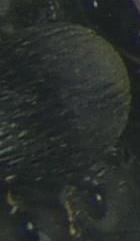
#> input picture Bad/14_140.jpg, 140 x 241 px, given as the content of the folder test, which was not available
$ python pick_white_background.py
#> lines starting #> are read from the running program, lines starting #| are printed output that depends on the picture; pictures that were not available may be replaced by others from this repository, and a replacement may not be noted
#> further down, mean_img is the input picture: shape (241, 140, 3); mean B, G, R 43.5, 46.4, 41.8
import os
import numpy as np
import cv2
import shutil

def add_black_rectangle(image):
    height, width, _ = image.shape
#> height = 241; width = 140
    # top_left = (int(width * 0.1), int(height * 0.1))
    # bottom_right = (int(width * 0.9), int(height * 0.9))
    top_left = (int(width * 0.05), int(height * 0.05))
#> top_left = (7, 12)
    bottom_right = (int(width * 0.95), int(height * 0.95))
#> bottom_right = (133, 228)
    color = (0, 0, 0)  # Black color in BGR

    # Add the black rectangle to the image
    modified_image = image.copy()
    cv2.rectangle(modified_image, top_left, bottom_right, color, -1)
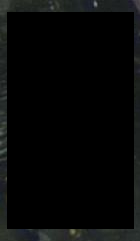
#> modified_image: shape (241, 140, 3); mean B, G, R 7.6, 7.9, 7.1

    return modified_image


def move_files(source_folder, destination_folder1, destination_folder2):
    for filename in os.listdir(source_folder):
        if filename.endswith('.jpg'):  # 这里可以根据文件类型进行筛选
            source_path = os.path.join(source_folder, filename)

            if should_move_to_folder1(filename):  # 根据条件判断是否移动到文件夹1
                destination_path = os.path.join(destination_folder1, filename)
            else:
                destination_path = os.path.join(destination_folder2, filename)

            shutil.move(source_path, destination_path)


def should_move_to_folder1(filename):
    # 根据您的条件判断是否将文件移动到文件夹1
    # 例如，可以基于文件名、文件大小、文件属性等进行判断
    return True  # 根据条件返回 True 或 False


def calculate_rgb_mean(image_folder):
    rgb_means, image_paths, names = [], [], []

    for filename in os.listdir(image_folder):
        if filename.endswith('.jpg'):
            image_paths.append(os.path.join(image_folder, filename))

    num_img = len(image_paths)
    for index in range(num_img):
        image = cv2.imread(image_paths[index])
        image = add_black_rectangle(image)
        image = cv2.cvtColor(image, cv2.COLOR_BGR2RGB)
        mean = np.mean(image, axis=(0, 1))
        mean = int(mean.mean()) * 20
        rgb_means.append(mean)
        # print(mean)

    return rgb_means

def create_directory_if_not_exists(directory_path):
    if not os.path.exists(directory_path):
        os.makedirs(directory_path)

if __name__ == '__main__':
    bad_folder = 'Bad'
    good_folder = 'Good'

    create_directory_if_not_exists(bad_folder)
    create_directory_if_not_exists(good_folder)

    image_folder = 'test'

    for filename in os.listdir(image_folder):
        if filename.endswith('.jpg'):
            image_path = os.path.join(image_folder, filename)

            mean_img = cv2.imread(image_path)
            mean_img = add_black_rectangle(mean_img)
            mean_img = cv2.cvtColor(mean_img, cv2.COLOR_BGR2RGB)
            mean = np.mean(mean_img, axis=(0, 1))
#> mean = [7.08, 7.9, 7.59]
            mean = int(mean.mean()) * 20
#> mean = 140
            # 阈值设置
            if int(mean) <= 400:
                print(f"{filename}: BAD")
                shutil.move(os.path.join(image_folder, filename), bad_folder)
                continue
            else:
                shutil.move(os.path.join(image_folder, filename), good_folder)

$ run again, on Bad/1_260.jpg
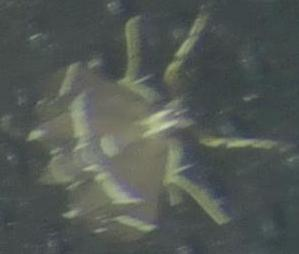
#> input picture Bad/1_260.jpg, 299 x 254 px, given as the content of the folder test, which was not available
#> mean_img is the input picture: shape (254, 299, 3); mean B, G, R 84.8, 89.1, 82.9
#> in add_black_rectangle, `cv2.rectangle(modified_image, top_left, bottom_right, color, -1)`:
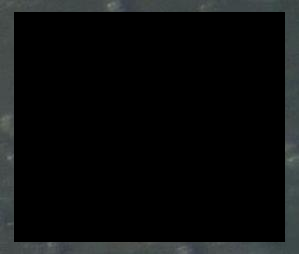
#> modified_image: shape (254, 299, 3); mean B, G, R 13.7, 13.8, 12.4
#> `mean = np.mean(mean_img, axis=(0, 1))`: mean = [12.37, 13.76, 13.74]
#> `mean = int(mean.mean()) * 20`: mean = 260

$ run again, on Bad/20_180.jpg
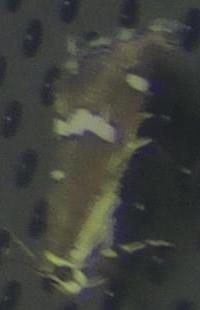
#> input picture Bad/20_180.jpg, 200 x 310 px, given as the content of the folder test, which was not available
#> mean_img is the input picture: shape (310, 200, 3); mean B, G, R 59.6, 65.2, 63.5
#> in add_black_rectangle, `cv2.rectangle(modified_image, top_left, bottom_right, color, -1)`:
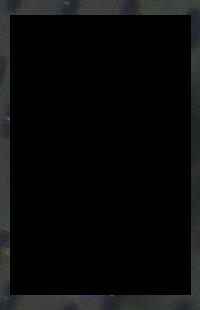
#> modified_image: shape (310, 200, 3); mean B, G, R 10.1, 10.1, 9.6
#> `mean = np.mean(mean_img, axis=(0, 1))`: mean = [9.63, 10.14, 10.08]
#> `mean = int(mean.mean()) * 20`: mean = 180

$ run again, on Bad/22_140.jpg
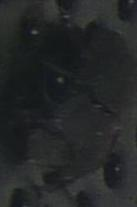
#> input picture Bad/22_140.jpg, 137 x 207 px, given as the content of the folder test, which was not available
#> mean_img is the input picture: shape (207, 137, 3); mean B, G, R 39.7, 39.2, 37
#> in add_black_rectangle, `cv2.rectangle(modified_image, top_left, bottom_right, color, -1)`:
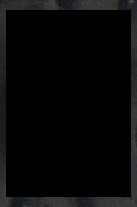
#> modified_image: shape (207, 137, 3); mean B, G, R 8.1, 8.1, 7.7
#> `mean = np.mean(mean_img, axis=(0, 1))`: mean = [7.71, 8.06, 8.1]
#> `mean = int(mean.mean()) * 20`: mean = 140
